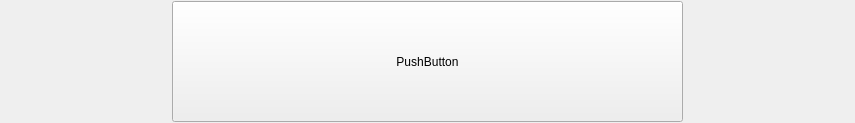
<?xml version="1.0" encoding="UTF-8"?>
<ui version="4.0">
 <class>PatientTileInfoClass</class>
 <widget class="QWidget" name="PatientTileInfoClass">
  <property name="geometry">
   <rect>
    <x>0</x>
    <y>0</y>
    <width>855</width>
    <height>123</height>
   </rect>
  </property>
  <property name="windowTitle">
   <string>PatientTileInfo</string>
  </property>
  <layout class="QVBoxLayout" name="verticalLayout">
   <property name="spacing">
    <number>0</number>
   </property>
   <property name="leftMargin">
    <number>0</number>
   </property>
   <property name="topMargin">
    <number>0</number>
   </property>
   <property name="rightMargin">
    <number>0</number>
   </property>
   <property name="bottomMargin">
    <number>0</number>
   </property>
   <item>
    <layout class="QHBoxLayout" name="horizontalLayout">
     <property name="spacing">
      <number>0</number>
     </property>
     <item>
      <spacer name="horizontalSpacer">
       <property name="orientation">
        <enum>Qt::Orientation::Horizontal</enum>
       </property>
       <property name="sizeHint" stdset="0">
        <size>
         <width>40</width>
         <height>20</height>
        </size>
       </property>
      </spacer>
     </item>
     <item>
      <widget class="PatientTile" name="patientTile">
       <property name="minimumSize">
        <size>
         <width>511</width>
         <height>121</height>
        </size>
       </property>
       <property name="text">
        <string>PushButton</string>
       </property>
      </widget>
     </item>
     <item>
      <spacer name="horizontalSpacer_2">
       <property name="orientation">
        <enum>Qt::Orientation::Horizontal</enum>
       </property>
       <property name="sizeHint" stdset="0">
        <size>
         <width>40</width>
         <height>20</height>
        </size>
       </property>
      </spacer>
     </item>
    </layout>
   </item>
  </layout>
 </widget>
 <layoutdefault spacing="6" margin="11"/>
 <customwidgets>
  <customwidget>
   <class>PatientTile</class>
   <extends>QPushButton</extends>
   <header>View/uiComponents/TileButton.h</header>
  </customwidget>
 </customwidgets>
 <resources/>
 <connections/>
</ui>
